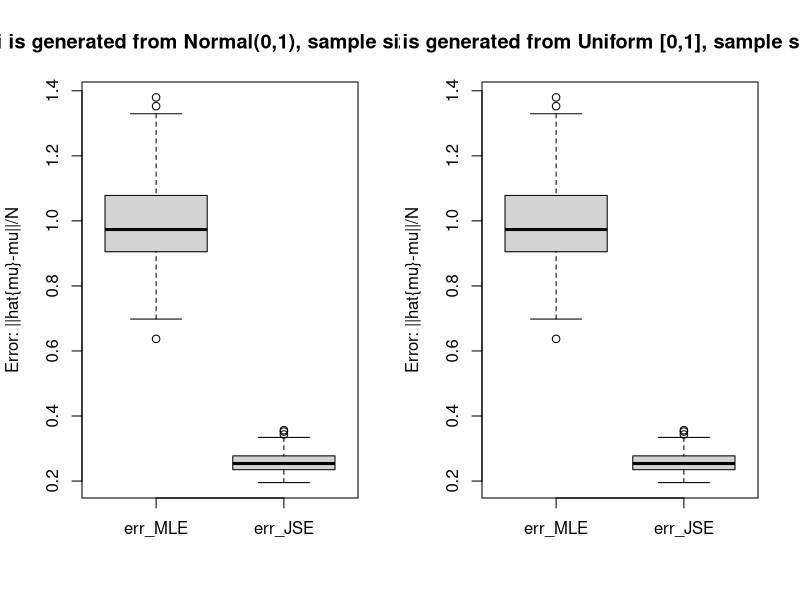

Recreate this plot in R.
#####
# A simulation to show that JSE has smaller Mean Square Error than MLE
# 	

nrep = 100
err_MLE = rep(0,nrep)
err_JSE = rep(0,nrep)

# p = N in the following
N = 100
mu = runif(N)
for (i in 1:nrep){
#mu = rnorm(N)    #mu is generated from N(0,1)
z = rnorm(N,mu,1)
mu_MLE = z
mu_JSE = (1-(N-2)/sum(z^2))*z
err_MLE[i] = sum((mu_MLE-mu)^2)/N
err_JSE[i] = sum((mu_JSE-mu)^2)/N
}
err1 = as.data.frame(cbind(err_MLE,err_JSE))
names(err1) = c("err_MLE","err_JSE")


N = 100
for (i in 1:nrep){
mu = runif(N)#mu is generated from uniform [0,1]
z = rnorm(N,mu,1)
mu_MLE = z
mu_JSE = (1-(N-2)/sum(z^2))*z
err_MLE[i] = sum((mu_MLE-mu)^2)/N
err_JSE[i] = sum((mu_JSE-mu)^2)/N
}
err2 = as.data.frame(cbind(err_MLE,err_JSE))
names(err2) = c("err_MLE","err_JSE")

par(mfrow=c(1,2))
boxplot(err1,ylab = "Error: ||hat{mu}-mu||/N")
title(paste("mu_i is generated from Normal(0,1), sample size N=",N,sep=""))
boxplot(err1,ylab = "Error: ||hat{mu}-mu||/N")
title(paste("mu_i is generated from Uniform [0,1], sample size N=",N,sep=""))

#########
# Efron's Batting example
#
names<-c("Clemente","F.Robinson","F.Howard","Johnstone","Berry","Spencer","Kessinger","L.Alvarado","Santo","Swoboda","Unser","Williams","Scott","Petrocelli","E.Rodriguez","Campaneris","Munson","Alvis")
hits<-c(18,17,16,15,14,14,13,12,11,11,10,10,10,10,10,9,8,7)
n <- 45
mu<-c(.346,.298,.276,.222,.273,.270,.263,.210,.269,.230,.264,.256,.303,.264,.226,.286,.316,.200)
#p <- length(bat)
p <- length(hits)

#mu_mle<-bat/n
mu_mle<-hits/n

z<-mu_mle
z_bar = mean(z)
S = sum((z-z_bar)^2)
sigma02 = z_bar*(1-z_bar)/n
mu_js = (1-S/p*(p-2)/(t(z)%*%z))*z
mu_js1 = z_bar + (1 - (p-3)*sigma02/S) * (z-z_bar)

err_js = sum((round(mu_js,digits=3)-mu)^2)
err_js1 = sum((round(mu_js1,digits=3)-mu)^2)
err_mle = sum((round(mu_mle,digits=3)-mu)^2)

err_js/err_mle

err_js1/err_mle

# Generate Table 
X<-as.data.frame(cbind(names,hits,round(mu_mle,digits=3),mu,round(mu_js,digits=3),round(mu_js1,digits=3)))

write.table(X,file="efron_bat.txt",sep="&",row.names=FALSE,quote=FALSE)